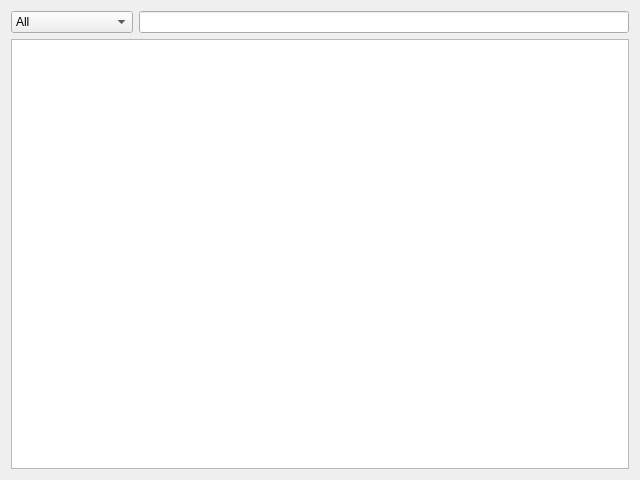
<?xml version="1.0" encoding="UTF-8"?>
<ui version="4.0">
 <class>SearchDialog</class>
 <widget class="QDialog" name="SearchDialog">
  <property name="geometry">
   <rect>
    <x>0</x>
    <y>0</y>
    <width>640</width>
    <height>480</height>
   </rect>
  </property>
  <property name="windowTitle">
   <string>Search API</string>
  </property>
  <property name="windowIcon">
   <iconset theme="system-search">
    <normaloff>.</normaloff>.</iconset>
  </property>
  <layout class="QVBoxLayout" name="verticalLayout">
   <item>
    <layout class="QHBoxLayout" name="horizontalLayout">
     <item>
      <widget class="QComboBox" name="KindSelect">
       <property name="sizePolicy">
        <sizepolicy hsizetype="Preferred" vsizetype="Fixed">
         <horstretch>2</horstretch>
         <verstretch>0</verstretch>
        </sizepolicy>
       </property>
       <item>
        <property name="text">
         <string>All</string>
        </property>
       </item>
       <item>
        <property name="text">
         <string>Type</string>
        </property>
       </item>
       <item>
        <property name="text">
         <string>Function</string>
        </property>
       </item>
      </widget>
     </item>
     <item>
      <widget class="QLineEdit" name="ContentInput">
       <property name="sizePolicy">
        <sizepolicy hsizetype="Expanding" vsizetype="Fixed">
         <horstretch>8</horstretch>
         <verstretch>0</verstretch>
        </sizepolicy>
       </property>
      </widget>
     </item>
    </layout>
   </item>
   <item>
    <widget class="QListWidget" name="ResultList"/>
   </item>
  </layout>
 </widget>
 <tabstops>
  <tabstop>ContentInput</tabstop>
  <tabstop>KindSelect</tabstop>
  <tabstop>ResultList</tabstop>
 </tabstops>
 <resources/>
 <connections/>
</ui>
